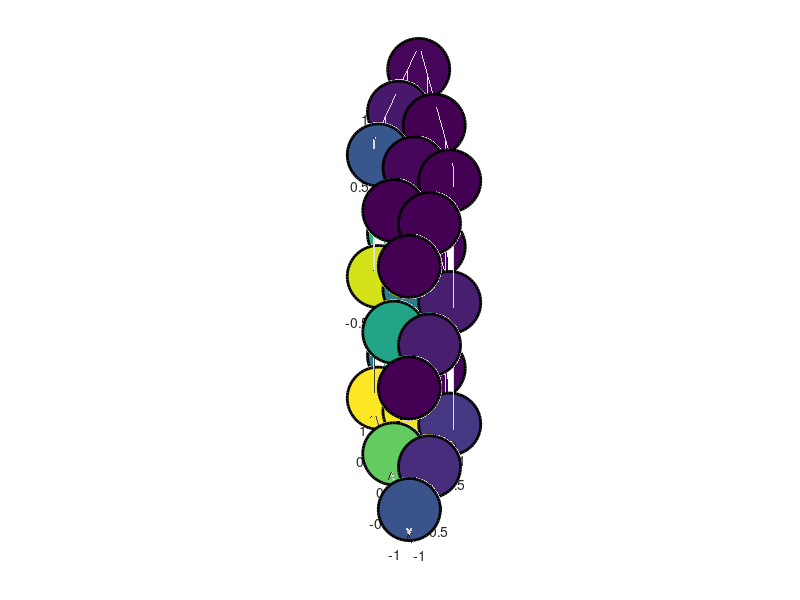

The MATLAB source for this figure: (Note: this script raises an error after producing the figure.)
clear
close all;
cla

% load('data/branched_bundled_heatmap_vals.mat')
load('data/signal_branched_bundled_heatmap_vals.mat')
% load('data/independentbranchedbundled.mat')
% load('data/signal_independentbranchedbundled.mat')

force_dependent=1;

lf_or_yes=yes;
labels_on=0;
title_on=1;

dot_size=2000;
line_width=2;

green=[0,1,0.5];
grey=[0.4,0.6,0.7];
blue=[0.2,0.2,0.9];
gg=[linspace(green(1),grey(1),20);linspace(green(2),grey(2),20);linspace(green(3),grey(3),20)];
gb=[linspace(grey(1),blue(1),20);linspace(grey(2),blue(2),20);linspace(grey(3),blue(3),20)];
ggb=flip([gg gb]');

f=figure(1);
subplot(1,5,3)
if force_dependent==1
    scatter3(ka(kc==-kb),kb(kc==-kb),kd(kc==-kb),dot_size,lf_or_yes(kc==-kb),...
        'filled','LineWidth',line_width, 'MarkerEdgeColor',[0 0 0])
else
    scatter3(kbb(kaa==kcc),kaa(kaa==kcc),kdd(kaa==kcc),dot_size,lf_or_yes(kaa==kcc),...
        'filled','LineWidth',line_width, 'MarkerEdgeColor',[0 0 0])
end
clim([0.2,1])
if labels_on==1
    if force_dependent==1
        xlabel('ka')
        ylabel('kb');
        zl=zlabel('kd');
    else
        xlabel('kbb')
        ylabel('kaa');
        zl=zlabel('kdd');
    end
    % zl.Position(2) = zl.Position(2)-1;
end
if title_on==1
    if force_dependent==1
        title('kb=-kc','Position',[0,0,3])
    else
        title('kaa=kcc','Position',[0,0,20])
    end
end
colormap(ggb)
alpha 1
view(-52.8368,30.7651)
axis equal
set(gca,'XTick',[],'YTick',[],'ZTick',[])
grid on
box on
set(gca,'BoxStyle','full','LineWidth',line_width)
set(gca,'Ydir','reverse')

subplot(1,5,4)
if force_dependent==1
    scatter3(ka(kc==0),kb(kc==0),kd(kc==0),dot_size,lf_or_yes(kc==0),...
        'filled','LineWidth',line_width, 'MarkerEdgeColor',[0 0 0])
else
    scatter3(kbb(kaa==-kcc),kaa(kaa==-kcc),kdd(kaa==-kcc),dot_size,lf_or_yes(kaa==-kcc),...
        'filled','LineWidth',line_width, 'MarkerEdgeColor',[0 0 0])
end
clim([0.2,1])
if labels_on==1
    if force_dependent==1
        xlabel('ka')
        ylabel('kb')
        zl=zlabel('kd');
    else
        xlabel('kbb')
        ylabel('kaa');
        zl=zlabel('kdd');
    end
    % zl.Position(2) = zl.Position(2)-1;
end
if title_on==1
    if force_dependent==1
        title('kc=0','Position',[0,0,3])
    else
        title('kaa=-kcc','Position',[0,0,20])
    end
end
colormap(ggb)
alpha 1
view(-52.8368,30.7651)
axis equal
set(gca,'XTick',[],'YTick',[],'ZTick',[])
grid on
box on
set(gca,'BoxStyle','full','LineWidth',line_width)
set(gca,'Ydir','reverse')

subplot(1,5,1)
if force_dependent==1
    scatter3(ka(kc==kb),kb(kc==kb),kd(kc==kb),dot_size,lf_or_yes(kc==kb),...
        'filled','LineWidth',line_width, 'MarkerEdgeColor',[0 0 0])
else
    scatter3(kbb(kaa==0),kcc(kaa==0),kdd(kaa==0),dot_size,lf_or_yes(kaa==0),...
        'filled','LineWidth',line_width, 'MarkerEdgeColor',[0 0 0])
end
clim([0.2,1])
if labels_on==1
    if force_dependent==1
        xlabel('ka')
        ylabel('kb')
        zl=zlabel('kd');
    else
        xlabel('kbb')
        ylabel('kcc');
        zl=zlabel('kdd');
    end
    % zl.Position(2) = zl.Position(2)-1;
    % title('kc=0.9','Position',[0,0,2])
end
if title_on==1
    if force_dependent==1
        title('kb=kc','Position',[0,0,3])
    else
        title('kaa=0','Position',[0,0,20])
    end
end
colormap(ggb)
alpha 1
view(-52.8368,30.7651)
axis equal
set(gca,'XTick',[],'YTick',[],'ZTick',[])
grid on
box on
set(gca,'BoxStyle','full','LineWidth',line_width)
set(gca,'Ydir','reverse')

subplot(1,5,2)
if force_dependent==1
    scatter3(ka(kb==0),kc(kb==0),kd(kb==0),dot_size,lf_or_yes(kb==0),...
        'filled','LineWidth',line_width, 'MarkerEdgeColor',[0 0 0])
else
    scatter3(kbb(kcc==0),kaa(kcc==0),kdd(kcc==0),dot_size,lf_or_yes(kcc==0),...
        'filled','LineWidth',line_width, 'MarkerEdgeColor',[0 0 0])
end
clim([0.2,1])
if labels_on==1
    if force_dependent==1
        xlabel('ka')
        ylabel('kc')
        zl=zlabel('kd');
    else
        xlabel('kbb')
        ylabel('kaa');
        zl=zlabel('kdd');
    end
    % zl.Position(2) = zl.Position(2)-1;
end
if title_on==1
    if force_dependent==1
        title('kb=0','Position',[0,0,3])
    else
        title('kcc=0','Position',[0,0,20])
    end
end
colormap(ggb)
alpha 1
view(-52.8368,30.7651)
axis equal
set(gca,'XTick',[],'YTick',[],'ZTick',[])
grid on
box on
set(gca,'BoxStyle','full','LineWidth',line_width)
set(gca,'Ydir','reverse')

subplot(1,5,5)
cb=colorbar;
clim([0.2,1])
pos=get(cb,'position');
% set(cb,'position',[pos(1)-0.1 pos(2)+0.2 pos(3)*2 pos(4)/2])
set(cb,'position',[pos(1)-0.05 pos(2)+0.2 pos(3)*2 pos(4)/2])
set(gca,'visible','off')
set(gcf,'color','w');

f.Position = [584,599,1247,559];
